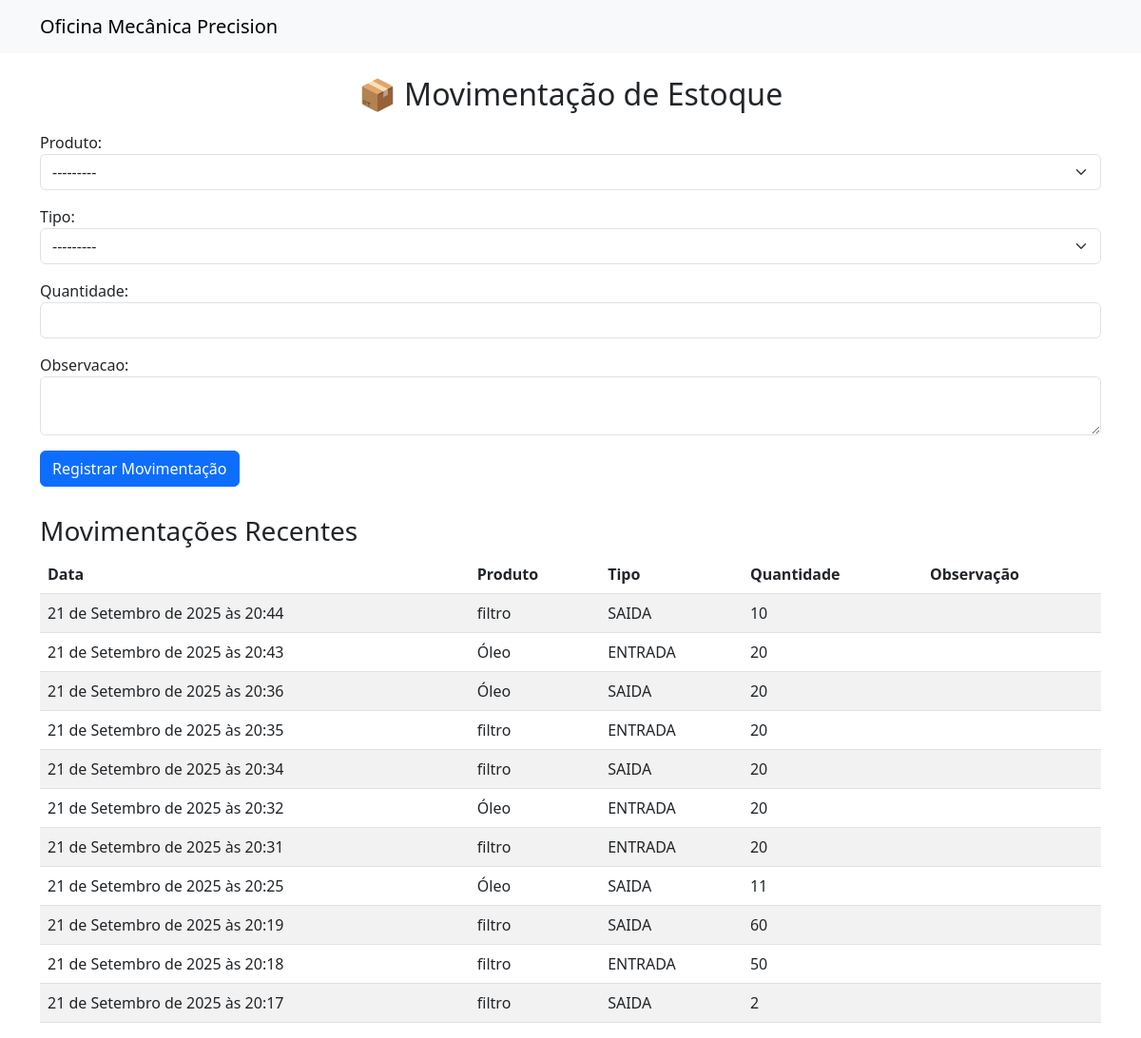
Page /movimentacao/ on the committed database.
### produtos/models.py (models this page shows, shortened)
class Movimentacao(models.Model):
    TIPO_MOVIMENTACAO = [
        ('ENTRADA', 'Entrada'),
        ('SAIDA', 'Saída'),
    ]
    produto = models.ForeignKey(Produto, on_delete=models.CASCADE)
    tipo = models.CharField(max_length=10, choices=TIPO_MOVIMENTACAO)
    quantidade = models.PositiveIntegerField()
    data = models.DateTimeField(auto_now_add=True)
    observacao = models.TextField(blank=True, null=True)

class Produto(models.Model):
    peca = models.CharField(max_length=100)
    quantidade = models.IntegerField()
    prateleira = models.CharField(max_length=100)
    codigo = models.IntegerField()
    minimo = models.IntegerField()
    def __str__(self):
        return self.peca

### produtos/views.py (the view)
# urls.py: path('movimentacao/', views.movimentacao_estoque, name='movimentacao_estoque'),
def movimentacao_estoque(request):
    if request.method == 'POST':
        form = MovimentacaoForm(request.POST)
        if form.is_valid():
            form.save()
            return redirect('movimentacao_estoque')  # redireciona para a mesma página
    else:
        form = MovimentacaoForm()
    movimentacoes = Movimentacao.objects.all().order_by('-data')
    return render(request, 'produtos/movimentacao.html', {
        'form': form,
        'movimentacoes': movimentacoes
    })

### produtos/forms.py
class MovimentacaoForm(forms.ModelForm):
    class Meta:
        model = Movimentacao
        fields = ['produto', 'tipo', 'quantidade', 'observacao']
        widgets = {
            'produto': forms.Select(attrs={'class': 'form-select'}),
            'tipo': forms.Select(attrs={'class': 'form-select'}),
            'quantidade': forms.NumberInput(attrs={'class': 'form-control', 'min': 1}),
            'observacao': forms.Textarea(attrs={'class': 'form-control', 'rows': 2}),
        }

### produtos/templates/produtos/movimentacao.html (shortened to what this page needs)
{% extends 'produtos/base.html' %}
{% block content %}
<h2 style="text-align:center; margin-bottom:20px;">📦 Movimentação de Estoque</h2>
<form method="post" style="margin-bottom: 30px;">
    {{ form.as_p }}
    <button type="submit" class="btn btn-primary">Registrar Movimentação</button>
</form>
<h3>Movimentações Recentes</h3>
<table class="table table-striped">
    <thead>
        <tr>
            <th>Data</th>
            <th>Produto</th>
            <th>Tipo</th>
            <th>Quantidade</th>
            <th>Observação</th>
        </tr>
    </thead>
    <tbody>
        {% for m in movimentacoes %}
        <tr>
            <td>{{ m.data }}</td>
            <td>{{ m.produto.peca }}</td>
            <td>{{ m.tipo }}</td>
            <td>{{ m.quantidade }}</td>
            <td>{{ m.observacao }}</td>
        </tr>
        {% empty %}
        <tr>
            <td colspan="5" style="text-align:center;">Nenhuma movimentação registrada.</td>
        </tr>
        {% endfor %}
    </tbody>
</table>
{% endblock %}

### rows in the picture
Movimentacao: data "21 de Setembro de 2025 às 20:44", produto.peca "filtro", tipo "SAIDA", quantidade "10"
Movimentacao: data "21 de Setembro de 2025 às 20:43", produto.peca "Óleo", tipo "ENTRADA", quantidade "20"
Movimentacao: data "21 de Setembro de 2025 às 20:36", produto.peca "Óleo", tipo "SAIDA", quantidade "20"
Movimentacao: data "21 de Setembro de 2025 às 20:35", produto.peca "filtro", tipo "ENTRADA", quantidade "20"
Movimentacao: data "21 de Setembro de 2025 às 20:34", produto.peca "filtro", tipo "SAIDA", quantidade "20"
Movimentacao: data "21 de Setembro de 2025 às 20:32", produto.peca "Óleo", tipo "ENTRADA", quantidade "20"
Movimentacao: data "21 de Setembro de 2025 às 20:31", produto.peca "filtro", tipo "ENTRADA", quantidade "20"
Movimentacao: data "21 de Setembro de 2025 às 20:25", produto.peca "Óleo", tipo "SAIDA", quantidade "11"
Movimentacao: data "21 de Setembro de 2025 às 20:19", produto.peca "filtro", tipo "SAIDA", quantidade "60"
Movimentacao: data "21 de Setembro de 2025 às 20:18", produto.peca "filtro", tipo "ENTRADA", quantidade "50"
Movimentacao: data "21 de Setembro de 2025 às 20:17", produto.peca "filtro", tipo "SAIDA", quantidade "2"
